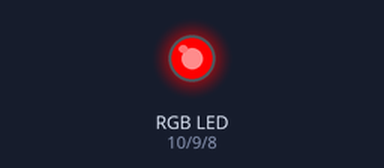
Bench run of a sketch on a simulated Arduino Uno, built with avr-gcc and run on an emulated ATmega328P. On the bench: an RGB LED mixed from three pins (HIGH = lit). Dim RGB values are drawn brighter than linear.

Above: at 0.05 s.
At 0.95 s:
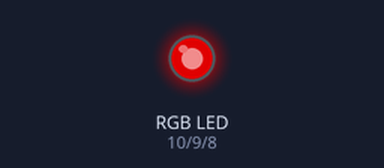
At 1.8 s:
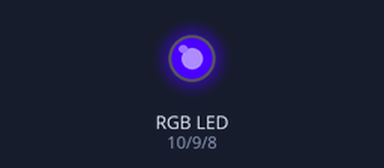
At 3.6 s:
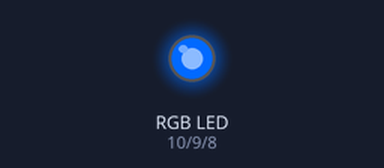
At 5.35 s:
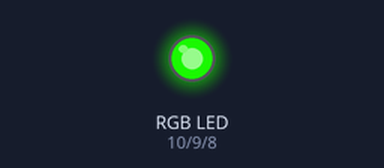
At 7.15 s:
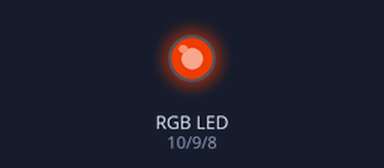
Timing chart, 0 to 10.0 s (numbered marks = the images above):
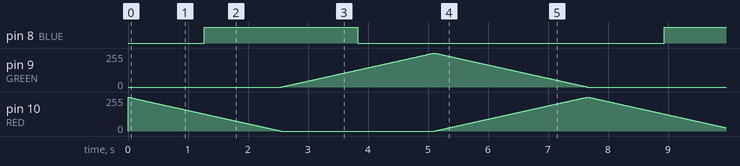

The sketch:

multiColour_File.ino
```cpp
# define BLUE 8
# define GREEN 9
# define RED 10
# define delayTime 10
void setup() {
pinMode(BLUE, OUTPUT);
pinMode(GREEN, OUTPUT);
pinMode(RED, OUTPUT);
digitalWrite(RED, HIGH);
digitalWrite(GREEN, LOW);
digitalWrite(BLUE, LOW);
}

int redValue;
int greenValue;
int blueValue;

void loop() {
 redValue = 255;
 greenValue = 0;
 blueValue = 0;
 for(int i = 0; i < 255; i += 1) {
  redValue -= 1;
  blueValue += 1;
analogWrite(RED, redValue);
analogWrite(BLUE, blueValue);
delay(delayTime);
 }
  redValue = 0;
 greenValue = 0;
 blueValue = 255;

 for(int i = 0; i < 255; i += 1)
 {
  blueValue -= 1;
  greenValue += 1;
  analogWrite(BLUE, blueValue);
  analogWrite(GREEN, greenValue);
  delay(delayTime);
 }
redValue = 0;
greenValue = 255;
blueValue = 0;

for(int i = 0; i < 255; i += 1) {
  greenValue -= 1;
  redValue += 1;
 analogWrite(GREEN, greenValue);
 analogWrite(RED, redValue);
  delay(delayTime);

}
redValue = 100;
greenValue = 0;
blueValue = 0;
}
```

Measured:
- by itself, pin 8 (BLUE): alternates HIGH for 2.6 s and LOW for 5.1 s
